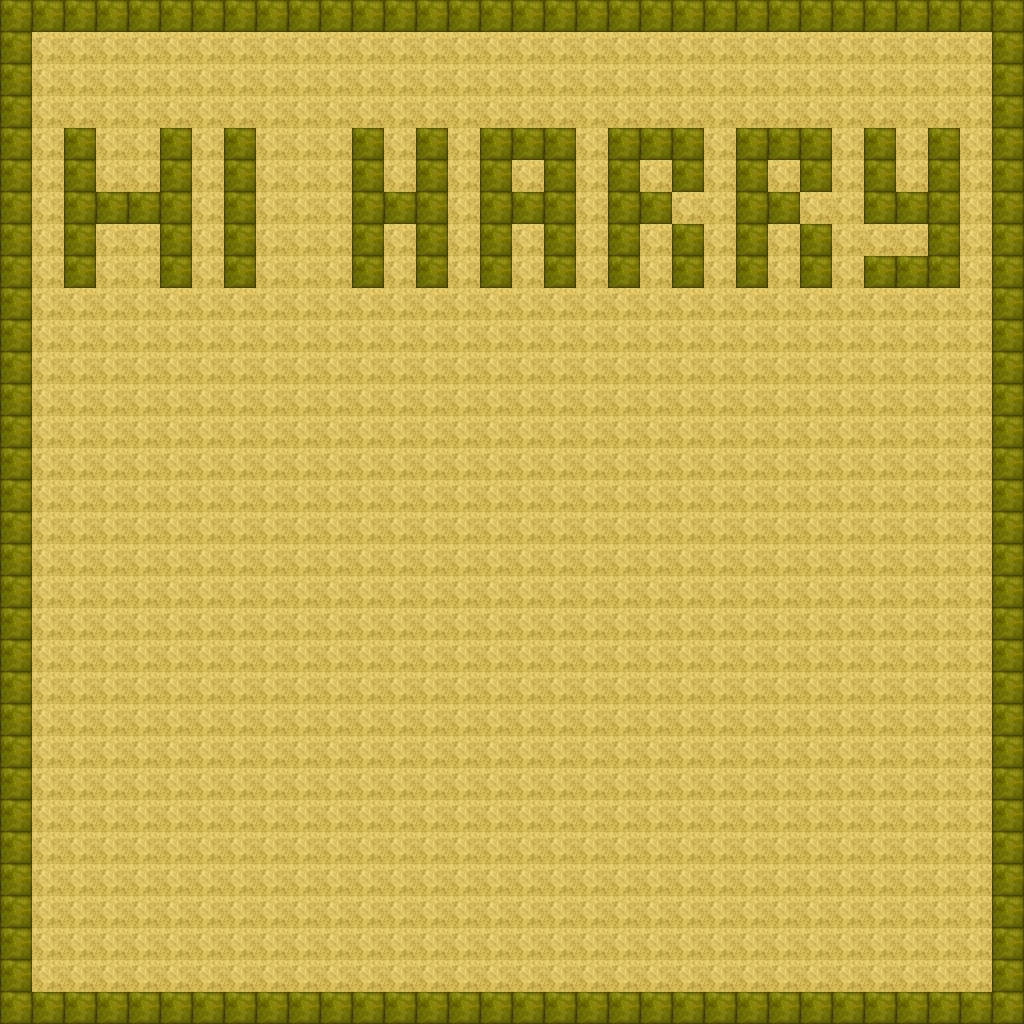

The image is a tile-based game level rendered from a .tmx file. Its description and source (layers, tilesets, objects; grid data summarised) follow:
An orthogonal 32x32 tile map with 32x32 px tiles, 1 tile layer (Tile Layer 1).

<map version="1.0" orientation="orthogonal" width="32" height="32" tilewidth="32" tileheight="32">
 <tileset firstgid="1" name="dust" tilewidth="32" tileheight="32">
  <image source="dust.png" width="256" height="320" />
 </tileset>
 <layer name="Tile Layer 1" width="32" height="32">
  <data>[1024 cells, 1024 non-empty, 2 distinct tile ids]</data>
 </layer>
 <objectgroup name="Object Layer 1" width="32" height="32" />
</map>
